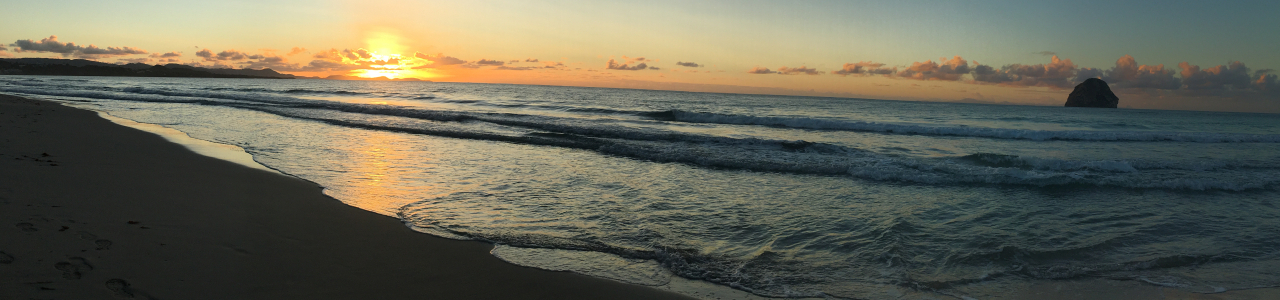
#> input picture data/raw/Init/Mer/aba13.jpeg, 1280 x 300 px, found by its file name
$ python main.py
#> lines starting #> are read from the running program, lines starting #| are printed output that depends on the picture
### src/sample.py
import random

from PIL import Image
import numpy as np
import os
from skimage.feature import hog
from skimage.feature import local_binary_pattern

import model


class Sample:

    def make_path(self, path, label):
        samples = []
        for image_array in os.listdir(path):
            img_path = os.path.join(path, image_array)
            image = Image.open(img_path)
            resized = self.resizeImage(image, 256, 256)
            samples.append({
                "name_path": img_path,  # Path to the image (not just the name of image)
                "resized_image": resized,
                "X_histo_hsv": self.computeHisto(resized),
                "X_histo_weighted_rgb": self.computeWeightedHisto(resized),
                "X_hog": self.computeHog(resized),
                "X_hsv_lbp": self.compute_lbp(np.array(resized.convert("L"))),
                "y_true_class": label,
                "y_predicted_class": None
            })
        return samples

    def buildSampleFromPath(self, path1 = "data/raw/Init/Mer", path2 = "data/raw/Init/Ailleurs",
                            apply_rotation=True, apply_flip=True, apply_hue_shift=True, augment_train=True):
        samples = []
        samples.extend(self.make_path(path1, 1))
        samples.extend(self.make_path(path2, -1))

        train_sample, test_sample = model.split_samples(samples, test_size=0.3, random_state=42)

        # Augment the training sample to make the model more robust
        if augment_train:
            train_sample = self.apply_modifications_to_samples(train_sample, apply_rotation=apply_rotation, apply_flip=apply_flip, apply_hue_shift=apply_hue_shift)
        # The test sample is not augmented to ensure a realistic evaluation

        return (train_sample, test_sample)

    # [12 lines left out: function buildSingleSampleFromPath, not called in this run]

    def resizeImage(self, PImage, h, l):
        return PImage.resize((h, l))

    def computeHisto(self, PImage):
        # Ensures the image is in HSV mode
        if PImage.mode != 'HSV':
            PImage = PImage.convert('HSV')
        h, s, _ = PImage.split()

        hist = np.concatenate([h.histogram(), s.histogram()])
        hist = hist.astype("float")
        hist /= hist.sum()

        return hist

    def computeWeightedHisto(self, PImage, bottom_weight=2, bottom_ratio=0.33):
        # Ensures the image is in HSV mode
        if PImage.mode != 'RGB':
            PImage = PImage.convert('RGB')

        width, height = PImage.size

        # Initialize histograms to zero
        r_hist = np.zeros(256, dtype=float)
        g_hist = np.zeros(256, dtype=float)
        b_hist = np.zeros(256, dtype=float)

        # Process the top part of the image
        top_height = height - int(height * bottom_ratio)
        if top_height > 0:
            # `top_box` is a rectangle defined by the coordinates:
            # (0, 0) for the top-left corner and (width, top_height) for the bottom-right corner
            top_box = (0, 0, width, top_height)
            # Crop to only get the part represented by the `top_box` rectangle
            top = PImage.crop(top_box)
            if top.size[0] > 0 and top.size[1] > 0:
                r_top, g_top, b_top = top.split()
                r_hist += np.array(r_top.histogram(), dtype=float)
                g_hist += np.array(g_top.histogram(), dtype=float)
                b_hist += np.array(b_top.histogram(), dtype=float)

        # Process the bottom part of the image
        bottom_start = height - int(height * bottom_ratio)
        if bottom_start < height:
            # `bottom_box` is a rectangle defined by the coordinates:
            # (0, bottom_start) for the top-left corner and (width, height) for the bottom-right corner
            bottom_box = (0, bottom_start, width, height)
            # Crop to only get the part represented by the `bottom_box` rectangle
            bottom = PImage.crop(bottom_box)
            if bottom.size[0] > 0 and bottom.size[1] > 0:
                r_bottom, g_bottom, b_bottom = bottom.split()
                r_hist += np.array(r_bottom.histogram(), dtype=float)
                g_hist += np.array(g_bottom.histogram(), dtype=float)
                b_hist += np.array(b_bottom.histogram(), dtype=float) * bottom_weight

        hist = np.concatenate([
            r_hist.tolist(),
            g_hist.tolist(),
            b_hist.tolist()
        ])

        hist = hist.astype("float")
        hist /= hist.sum()

        return hist


    def computeHog(self, PImage):
        # Converts the image to grayscale
        gray = np.array(PImage.convert("L"))
        return hog(
            gray,                       # Input image
            orientations=9,             # Number of orientation categories
            pixels_per_cell=(64, 64),     # Size of the cell in pixels
            cells_per_block=(2, 2),     # Number of cells in each block
            # blocks are overlapping regions of the image
            block_norm="L2-Hys",        # Defines the normalization method for the blocks
            # L2: normalizes using the euclidean distance
            # Hys (Hysteresis thresholding): applies a threshold to the normalized values to reduce the influence of outliers
            feature_vector=True         # Returns the HOG features as a 1D array (flattened) rather than a multi-dimensional array
        ).ravel()

    # [67 lines left out: functions apply_modifications_to_samples, apply_modifications, apply_hue_shift, not called in this run]

    def compute_lbp(self, grayscale):
        points = 8  # Number of pixels around the center pixel (in this case, a 3x3 square)
        radius = 1
        lbp_matrix = local_binary_pattern(image = grayscale, P = points, R = radius, method = "uniform")
        n_bins = points + 2
        # ravel = flatten alternative, no copy in memory
        hist, _ = np.histogram(lbp_matrix.ravel(), bins=n_bins, range=(0, n_bins))
        hist = hist.astype("float")
        # L1 normalization to prevent resolution outliers
        hist /= hist.sum()

        return hist

### src/model.py
from sklearn.model_selection import train_test_split
from sklearn.metrics import accuracy_score
from sklearn.model_selection import cross_val_score

from sklearn.decomposition import PCA
from sklearn.pipeline import Pipeline

# Importation of the models
from sklearn.naive_bayes import GaussianNB
from sklearn.svm import SVC
from sklearn.neighbors import KNeighborsClassifier
from sklearn.tree import DecisionTreeClassifier
from sklearn.ensemble import RandomForestClassifier
from sklearn.ensemble import BaggingClassifier

import numpy as np

models = {
    "GaussianNB": GaussianNB,
    "SVC": SVC,
    "KNN": KNeighborsClassifier,
    "DecisionTree": DecisionTreeClassifier,
    "RandomForest": RandomForestClassifier,
    "Bagging": BaggingClassifier

}

# [41 lines left out: functions build_X_y, fitFromHisto, predictFromHisto, not called in this run]

def empirical_error(y_true, y_pred):
    err = 1 - accuracy_score(y_true, y_pred)
    return err

def cross_val_on_sample(X, y, clf, cv=5):
    return 1 - cross_val_score(clf, X, y, cv=cv)

def get_train_error(clf, X_train, y_train):
    return 1 - accuracy_score(y_train, clf.predict(X_train))

def split_samples(samples, test_size=0.2, random_state=42):
    y = [s["y_true_class"] for s in samples]
    return train_test_split(samples, test_size=test_size, random_state=random_state, stratify=y)

# [10 lines left out: function areHyperValid, not called in this run]

### src/main.py

import joblib
import numpy as np

import model
from sample import Sample

from sklearn.metrics import confusion_matrix

import os

from mass_test_algorithms import mass_test_from_json

use_hog = False
use_histo_hsv = True
use_histo_rgb = True
use_hsv_lbp = True

# [16 lines left out: function predictFile, not called in this run]

# Best model for now
best_algo = {"algo": "SVC", "hyper": {'C': 90, 'class_weight': 'balanced', 'degree': 2, 'gamma': 0.31, 'kernel': 'sigmoid'}}

algo_test = [
    best_algo
]

# [53 lines left out: functions main, main_full_train, not called in this run]

def mass_test_worker(model_name=None, json_file="models.json"):
    s = Sample()
    train_sample, test_sample = s.buildSampleFromPath(apply_hue_shift=True, apply_flip=True, apply_rotation=True, augment_train=False)
#> in make_path, image is the input picture: PIL image 1280x300 RGB; mean R, G, B 100.1, 100, 85.5
#> in computeHisto, `PImage = PImage.convert('HSV')`: PImage: PIL image 256x256 HSV; mean H, S, V 77.9, 57, 107.6
#> in computeHisto, `hist = np.concatenate([h.histogram(), s.histogram()])`: hist = 512 values, max 2644 at index 85, min 0 at index 1, mean 256
#> in computeHisto, `hist /= hist.sum()`: hist = 512 values, max 0.0202 at index 85, min 0 at index 1, mean 0.00195
#> in computeWeightedHisto, `width, height = PImage.size`: width = 256
#> in computeWeightedHisto, `top_height = height - int(height * bottom_ratio)`: top_height = 172
#> in computeWeightedHisto, `top_box = (0, 0, width, top_height)`: top_box = (0, 0, 256, 172)
#> in computeWeightedHisto, `r_hist += np.array(r_top.histogram(), dtype=float)`: r_hist = 256 values, max 751 at index 36, min 0 at index 0, mean 172
#> in computeWeightedHisto, `g_hist += np.array(g_top.histogram(), dtype=float)`: g_hist = 256 values, max 718 at index 38, min 0 at index 0, mean 172
#> in computeWeightedHisto, `b_hist += np.array(b_top.histogram(), dtype=float)`: b_hist = 256 values, max 711 at index 36, min 0 at index 0, mean 172
#> in computeWeightedHisto, `bottom_start = height - int(height * bottom_ratio)`: bottom_start = 172
#> in computeWeightedHisto, `bottom_box = (0, bottom_start, width, height)`: bottom_box = (0, 172, 256, 256)
#> in computeWeightedHisto, `r_hist += np.array(r_bottom.histogram(), dtype=float)`: r_hist = 256 values, max 1561 at index 35, min 0 at index 0, mean 256
#> in computeWeightedHisto, `g_hist += np.array(g_bottom.histogram(), dtype=float)`: g_hist = 256 values, max 1321 at index 36, min 0 at index 0, mean 256
#> in computeWeightedHisto, `b_hist += np.array(b_bottom.histogram(), dtype=float) * bottom_weight`: b_hist = 256 values, max 2296 at index 30, min 0 at index 0, mean 340
#> in computeWeightedHisto, `hist = np.concatenate([ r_hist.tolist(), g_hist.tolist(), b_hist.tolis..`: hist = 768 values, max 2296 at index 542, min 0 at index 0, mean 284
#> in computeWeightedHisto, `hist /= hist.sum()`: hist = 768 values, max 0.0105 at index 542, min 0 at index 0, mean 0.0013
#> in computeHog, `gray = np.array(PImage.convert("L"))`:
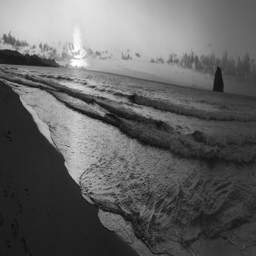
#> gray: shape (256, 256); min 9, max 255, mean 98.4
#> in compute_lbp, `points = 8`: points = 8
#> in compute_lbp, `lbp_matrix = local_binary_pattern(image = grayscale, P = points, R = r..`:
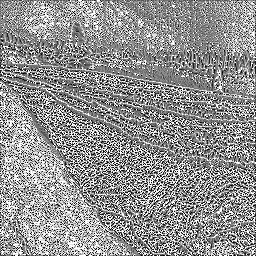
#> lbp_matrix: shape (256, 256) float64; min 0, max 9, mean 5.15; drawn with min black and max white
#> in compute_lbp, `n_bins = points + 2`: n_bins = 10
#> in compute_lbp, `hist, _ = np.histogram(lbp_matrix.ravel(), bins=n_bins, range=(0, n_bi..`: hist = [3560, 5002, 2902, 6888, 8808, 9475, 5346, 6130, 8557, 8868]
#> in compute_lbp, `hist /= hist.sum()`: hist = [0.0543, 0.0763, 0.0443, 0.105, 0.134, 0.145, 0.0816, 0.0935, 0.131, 0.135]
#> call 2 of make_path, with path = 'data/raw/Init/Ailleurs', label = -1
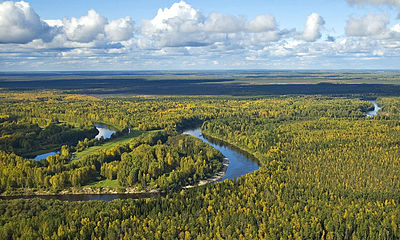
#> input picture data/raw/Init/Ailleurs/400pxVasy.jpeg, 400 x 240 px, found by its file name
#> in make_path, image is the input picture: PIL image 400x240 RGB; mean R, G, B 121.6, 130.8, 111.1
#> in computeHisto (call 2), `PImage = PImage.convert('HSV')`: PImage: PIL image 256x256 HSV; mean H, S, V 87, 102.5, 142.8
#> in computeHisto (call 2), `h, s, _ = PImage.split()`:
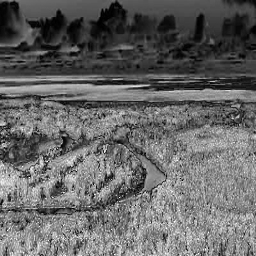
#> s: PIL image 256x256 L; min 0, max 255, mean 102.5
#> in computeHisto (call 2), `hist = np.concatenate([h.histogram(), s.histogram()])`: hist = 512 values, max 4201 at index 146, min 0 at index 1, mean 256
#> in computeHisto (call 2), `hist /= hist.sum()`: hist = 512 values, max 0.0321 at index 146, min 0 at index 1, mean 0.00195
#> call 2 of computeWeightedHisto, with bottom_weight = 2, bottom_ratio = 0.33
#> in computeWeightedHisto (call 2), `r_top, g_top, b_top = top.split()`:
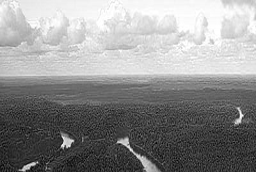
#> b_top: PIL image 256x172 L; min 1, max 255, mean 143.1
#> in computeWeightedHisto (call 2), `r_hist += np.array(r_top.histogram(), dtype=float)`: r_hist = 256 values, max 442 at index 173, min 0 at index 1, mean 172
#> in computeWeightedHisto (call 2), `g_hist += np.array(g_top.histogram(), dtype=float)`: g_hist = 256 values, max 506 at index 208, min 0 at index 0, mean 172
#> in computeWeightedHisto (call 2), `b_hist += np.array(b_top.histogram(), dtype=float)`: b_hist = 256 values, max 443 at index 225, min 0 at index 0, mean 172
#> in computeWeightedHisto (call 2), `r_bottom, g_bottom, b_bottom = bottom.split()`:
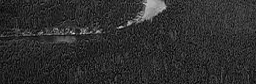
#> b_bottom: PIL image 256x84 L; min 0, max 232, mean 45.6
#> in computeWeightedHisto (call 2), `r_hist += np.array(r_bottom.histogram(), dtype=float)`: r_hist = 256 values, max 493 at index 120, min 1 at index 2, mean 256
#> in computeWeightedHisto (call 2), `g_hist += np.array(g_bottom.histogram(), dtype=float)`: g_hist = 256 values, max 539 at index 104, min 0 at index 3, mean 256
#> in computeWeightedHisto (call 2), `b_hist += np.array(b_bottom.histogram(), dtype=float) * bottom_weight`: b_hist = 256 values, max 1378 at index 48, min 13 at index 1, mean 340
#> in computeWeightedHisto (call 2), `hist = np.concatenate([ r_hist.tolist(), g_hist.tolist(), b_hist.tolis..`: hist = 768 values, max 1378 at index 560, min 0 at index 259, mean 284
#> in computeWeightedHisto (call 2), `hist /= hist.sum()`: hist = 768 values, max 0.00632 at index 560, min 0 at index 259, mean 0.0013
#> in compute_lbp (call 2), `lbp_matrix = local_binary_pattern(image = grayscale, P = points, R = r..`:
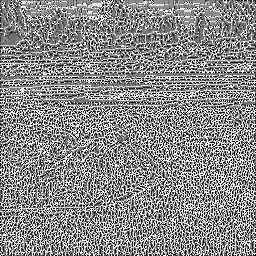
#> lbp_matrix: shape (256, 256) float64; min 0, max 9, mean 4.89; drawn with min black and max white
#> in compute_lbp (call 2), `hist, _ = np.histogram(lbp_matrix.ravel(), bins=n_bins, range=(0, n_bi..`: hist = [4943, 6630, 3974, 6193, 8669, 7451, 4611, 6617, 6352, 10096]
#> in compute_lbp (call 2), `hist /= hist.sum()`: hist = [0.0754, 0.101, 0.0606, 0.0945, 0.132, 0.114, 0.0704, 0.101, 0.0969, 0.154]
#> in split_samples, `y = [s["y_true_class"] for s in samples]`: y = [1, -1]
    print(f"Train sample size: {len(train_sample)}, Test sample size: {len(test_sample)}")

    current_dir = os.path.dirname(os.path.abspath(__file__))
    json_path = os.path.join(current_dir, json_file)

    train_X_y = model.build_X_y(train_sample, use_hog=use_hog, use_histo_hsv=use_histo_hsv, use_hsv_lbp=use_hsv_lbp, use_histo_rgb=use_histo_rgb)
    test_X_y = model.build_X_y(test_sample, use_hog=use_hog, use_histo_hsv=use_histo_hsv, use_hsv_lbp=use_hsv_lbp, use_histo_rgb=use_histo_rgb)

    mass_test_from_json(train_X_y, json_path, model_name=model_name)

# [11 lines left out: function predict_from_data_file, not called in this run]

if __name__ == "__main__":
    # main()
#> (the run stopped early here; a loop or call above may not have finished)
